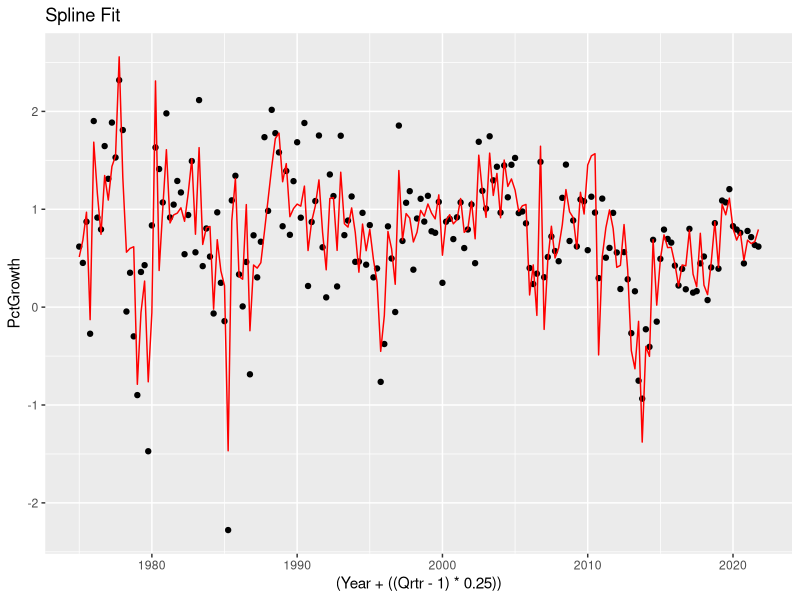

The R script that drew this image: (Note: this script raises an error after producing the figure.)

library(tidyverse)
library(splines)

growth <- vroom::vroom("CompanyGrowth.csv")

# --- Ensure Year is numeric (adjust if your column is named differently) ---
# If your year column is a date, extract year like: growth$Year <- as.integer(format(growth$Date, "%Y"))
growth$Year <- as.integer(growth$Year)

# --- Train/Test split ---
train <- subset(growth, Year < 2022)
test  <- subset(growth, Year >= 2022 & Year <= 2024)


cuts <- c(1990,2005,2015)

lm_spline <- lm(PctGrowth ~ bs(Year+((Qrtr-1)*0.25), knots = cuts, degree = 3)+Income + Production + Savings + Unemployment, data = train)

spline_pred_train <- predict(lm_spline, newdata = train)

train %>%
  ggplot(aes(x = (Year+((Qrtr-1)*0.25)), y = PctGrowth))+
  geom_point()+
  geom_line(aes(y = spline_pred_train), color = "red")+
  labs(
    title = "Spline Fit"
  )


# --- AIC/BIC from the TRAIN fit ---
train_aic <- AIC(lm_spline)
train_bic <- BIC(lm_spline)

# --- Predict on TEST and compute RMSE ---
test_pred <- predict(lm_spline, newdata = test)
test_rmse <- sqrt(mean((test$PctGrowth - test_pred)^2, na.rm = TRUE))

# (Optional) Train RMSE for comparison
train_pred <- predict(lm_spline, newdata = train)
train_rmse <- sqrt(mean((train$PctGrowth - train_pred)^2, na.rm = TRUE))

# --- Tiny summary printout ---
cat(
  "Train AIC:", round(train_aic, 3), "\n",
  "Train BIC:", round(train_bic, 3), "\n",
  "Train RMSE:", round(train_rmse, 3), "\n",
  "Test RMSE (2022–2024):", round(test_rmse, 3), "\n"
)



# --- Predictions ---

test$PredictedGrowth <- predict(lm_spline, newdata = test)
# --- Evaluation ---

mse <- mean((test$PctGrowth - test$PredictedGrowth)^2)
cat("Mean Squared Error:", mse, "\n")


lm_spline_full_data <- lm(PctGrowth ~ bs(Year+((Qrtr-1)*0.25), knots = cuts, degree = 3)+Income + Production + Savings + Unemployment, data = growth)

test_2025 <- test[1,]
test_2025$Year <- 2025
test_2025$Qrtr <- 1
test_2025$Income <- inc_pred
test_2025$Production <- prod_pred
test_2025$Savings <- sav_pred
test_2025$Unemployment <- unem_pred

test_2025$PredictedGrowth <- predict(lm_spline_full_data, newdata = test_2025)
cat("Predicted Growth for 2025 Q1:", test_2025$PredictedGrowth, "\n")


###############

grow_growth <- train %>%
  mutate(
    month = (Qrtr - 1) * 3 + 1,                     # 1, 4, 7, 10
    ds = as.Date(paste(Year, month, 1, sep = "-"))
  ) %>%
  select(ds, y = PctGrowth)


grow_growth_test <- test %>%
  mutate(
    month = (Qrtr - 1) * 3 + 1,                     # 1, 4, 7, 10
    ds = as.Date(paste(Year, month, 1, sep = "-"))
  ) %>%
  select(ds, y = PctGrowth)
# Fit Prophet
proph_growth <- prophet(grow_growth)


proph_pred <- predict(proph_growth, grow_growth_test)$yhat

test_rmse <- sqrt(mean((test$PctGrowth - prod_pred)^2, na.rm = TRUE))





future_2025 <- tibble(ds = as.Date("2025-01-01"))
